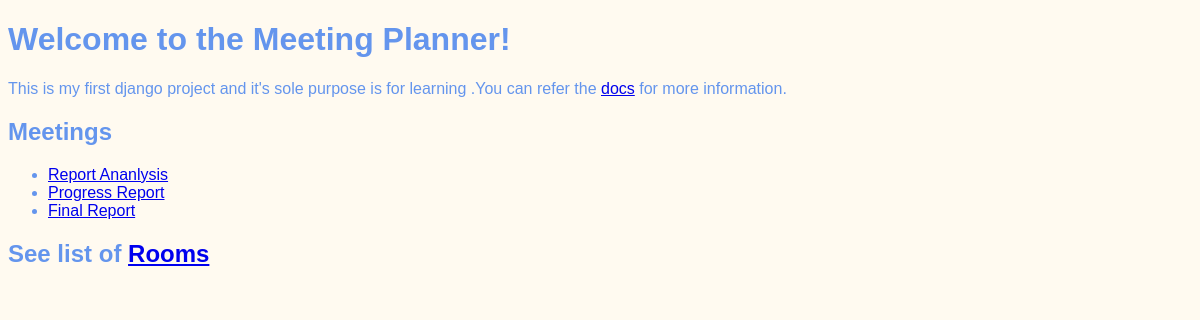
Before: / with the older database file.
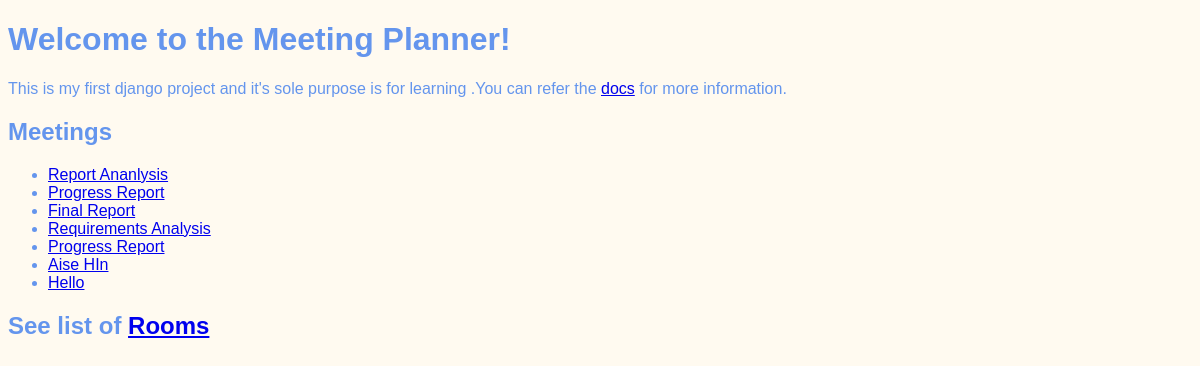
After: the same page with the newer database file.
### meetings/models.py (models this page shows, shortened)
class Meeting(models.Model):
    title = models.CharField(max_length=200)
    date = models.DateField()
    start_time = models.TimeField(default=time(9))
    duration = models.IntegerField(default=1)
    room = models.ForeignKey(Room, on_delete=models.CASCADE)

### website/views.py (the view)
# urls.py: path('', welcome, name="welcome"),
def welcome(request):
    return render(request, "website/welcome.html",
                  {"meetings": Meeting.objects.all()})

### website/templates/website/welcome.html (shortened to what this page needs)
{% extends "base.html" %}
{% block content %}
<h1>Welcome to the Meeting Planner!</h1>
<p>
    This is my first django project and it's sole purpose is for learning .You can refer the <a
        href="https://docs.djangoproject.com/en/3.0/">docs</a> for more information.
</p>
<h2>Meetings</h2>
<ul>
    {% for meeting in meetings %}
        <li>
            <a href="{% url 'detail' meeting.id %}">
                {{meeting.title}}
            </a>
        </li>
    {% endfor %}
</ul>
<h2>See list of <a href="{% url 'rooms' %}">Rooms</a></h2>
{% endblock %}

Changed rows visible on the page:
added Meeting: title "Requirements Analysis"
added Meeting: title "Progress Report"
added Meeting: title "Aise HIn"
added Meeting: title "Hello"
